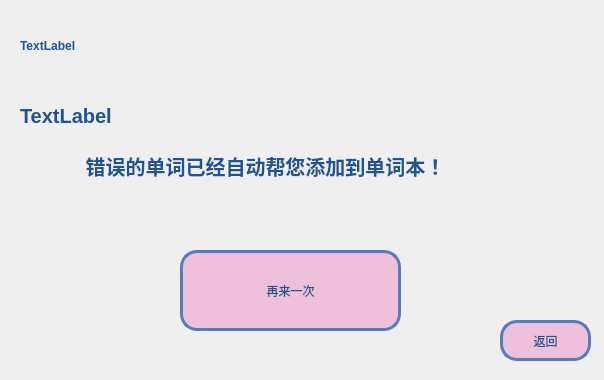
<?xml version="1.0" encoding="UTF-8"?>
<ui version="4.0">
 <class>word_summary</class>
 <widget class="QWidget" name="word_summary">
  <property name="geometry">
   <rect>
    <x>0</x>
    <y>0</y>
    <width>604</width>
    <height>380</height>
   </rect>
  </property>
  <property name="windowTitle">
   <string>总结</string>
  </property>
  <property name="styleSheet">
   <string notr="true">#word_summary{border-image: url(:/Yosemite-Color-Block.png);}</string>
  </property>
  <widget class="QPushButton" name="but_again">
   <property name="geometry">
    <rect>
     <x>180</x>
     <y>250</y>
     <width>221</width>
     <height>81</height>
    </rect>
   </property>
   <property name="styleSheet">
    <string notr="true">/**正常情况下样式**/
QPushButton{
	font: 15pt &quot;微软雅黑&quot;;
    color: #1e5491;
    background-color: #eec0da;
    border-color: #567cbe;
    border-radius: 17px;
    border-style: solid;
    border-width: 3px;
    padding: 5px;
}

/**鼠标停留在按钮上的样式**/
QPushButton::hover{	
    color: #1e5491;
    background-color: #c0a1cc;
    border-color: #567cbe;
}

/**鼠标按压下去的样式**/
QPushButton::pressed,QPushButton::checked{
    color: #eddfed;
    background-color: #1c58a3;
}

/**按钮失能情况下样式**/
QPushButton::disabled{
    color: #FFFFFF;
    background-color: #dcdde1;
    border-color: #dcdde1;
}
</string>
   </property>
   <property name="text">
    <string>再来一次</string>
   </property>
  </widget>
  <widget class="QPushButton" name="but_backToMain">
   <property name="geometry">
    <rect>
     <x>500</x>
     <y>320</y>
     <width>91</width>
     <height>41</height>
    </rect>
   </property>
   <property name="styleSheet">
    <string notr="true">/**正常情况下样式**/
QPushButton{
	font: 15pt &quot;微软雅黑&quot;;
    color: #1e5491;
    background-color: #eec0da;
    border-color: #567cbe;
    border-radius: 17px;
    border-style: solid;
    border-width: 3px;
    padding: 5px;
}

/**鼠标停留在按钮上的样式**/
QPushButton::hover{	
    color: #1e5491;
    background-color: #c0a1cc;
    border-color: #567cbe;
}

/**鼠标按压下去的样式**/
QPushButton::pressed,QPushButton::checked{
    color: #eddfed;
    background-color: #1c58a3;
}

/**按钮失能情况下样式**/
QPushButton::disabled{
    color: #FFFFFF;
    background-color: #dcdde1;
    border-color: #dcdde1;
}
</string>
   </property>
   <property name="text">
    <string>返回</string>
   </property>
  </widget>
  <widget class="QLabel" name="label_zql">
   <property name="geometry">
    <rect>
     <x>20</x>
     <y>20</y>
     <width>111</width>
     <height>51</height>
    </rect>
   </property>
   <property name="font">
    <font>
     <weight>75</weight>
     <bold>true</bold>
    </font>
   </property>
   <property name="styleSheet">
    <string notr="true">color: rgb(30, 84, 145);</string>
   </property>
   <property name="text">
    <string>TextLabel</string>
   </property>
  </widget>
  <widget class="QLabel" name="label_pj">
   <property name="geometry">
    <rect>
     <x>20</x>
     <y>90</y>
     <width>361</width>
     <height>51</height>
    </rect>
   </property>
   <property name="font">
    <font>
     <pointsize>15</pointsize>
     <weight>75</weight>
     <bold>true</bold>
    </font>
   </property>
   <property name="styleSheet">
    <string notr="true">color: rgb(30, 84, 145);</string>
   </property>
   <property name="text">
    <string>TextLabel</string>
   </property>
  </widget>
  <widget class="QLabel" name="label">
   <property name="geometry">
    <rect>
     <x>20</x>
     <y>140</y>
     <width>491</width>
     <height>51</height>
    </rect>
   </property>
   <property name="font">
    <font>
     <pointsize>15</pointsize>
     <weight>75</weight>
     <bold>true</bold>
    </font>
   </property>
   <property name="styleSheet">
    <string notr="true">color: rgb(30, 84, 145);</string>
   </property>
   <property name="text">
    <string>错误的单词已经自动帮您添加到单词本！</string>
   </property>
   <property name="alignment">
    <set>Qt::AlignCenter</set>
   </property>
  </widget>
 </widget>
 <resources/>
 <connections/>
</ui>
